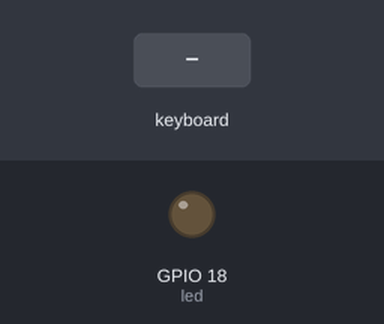
This program was run on a simulated Raspberry Pi (BCM pin numbers). On the bench: output pins drawn as LEDs (lit = HIGH). The test bench sets the inputs (shaded band). The full-screen text the program places in the terminal is not drawn.

Above: at 1.2 s.
1.3 s: key up typed on the keyboard
At 2.2 s:
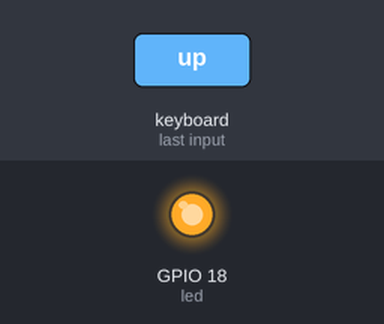
2.8 s: key down typed on the keyboard
At 3.3 s:
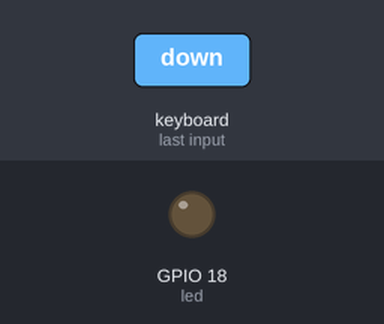
Timing chart, 0 to 5.8 s (numbered marks = the images above; inputs shaded):
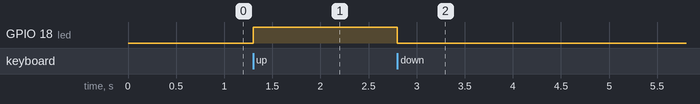

Measured:
- after the input at 1.3 s, GPIO 18 (led): LOW → HIGH at once
- after the input at 2.8 s, GPIO 18 (led): HIGH → LOW at once

The program:

switch_led2.py
```python
import curses
from gpiozero import LED

led = LED(18)

def main(stdscr):
    curses.cbreak()
    stdscr.nodelay(True)
    stdscr.keypad(True)

    stdscr.addstr(0, 0, "上下鍵控制 LED (↑=ON, ↓=OFF), q 離開")

    while True:
        key = stdscr.getch()

        if key == curses.KEY_UP:
            led.on()
            stdscr.addstr(1, 0, "LED ON   ")
        elif key == curses.KEY_DOWN:
            led.off()
            stdscr.addstr(1, 0, "LED OFF  ")
        elif key == ord("q"):
            led.off()
            break

curses.wrapper(main)
```
